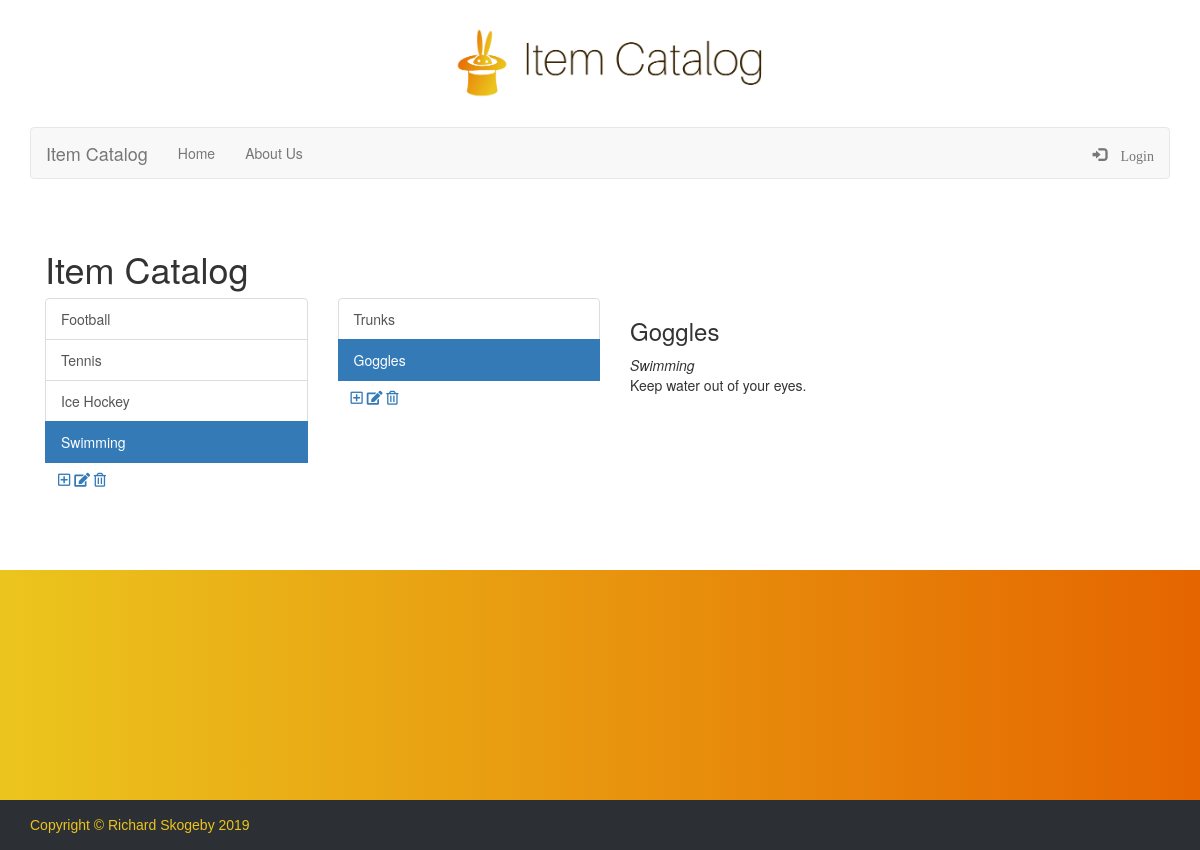
The page /category/4/item/4/ on the database its author committed.
### item_catalog/models.py (models this page shows, shortened)
class Category(Base):
    __tablename__ = 'category'
    name = Column(String(80), nullable=False)
    id = Column(Integer, primary_key=True)
    user_id = Column(
        Integer, ForeignKey('user.id')
    )
    user = relationship(User)

class Item(Base):
    __tablename__ = 'item'
    name = Column(String(80), nullable=False)
    description = Column(String(800), nullable=False)
    category_id = Column(Integer, ForeignKey('category.id'))
    category = relationship(Category)
    id = Column(Integer, primary_key=True)
    user_id = Column(
        Integer, ForeignKey('user.id')
    )
    user = relationship(User)

### item_catalog/views.py (the view)
@app.route('/category/<int:categoryid>/item/<int:itemid>/')
def showItem(categoryid, itemid):
    categories = session.query(Category).all()
    items = session.query(Item).filter_by(category_id=categoryid).all()
    item = session.query(Item).\
        filter_by(category_id=categoryid, id=itemid).one()
    return render_template(
        'itemdisplay.html', categories=categories,
        categoryid=categoryid,
        items=items, item=item, itemid=itemid,
        login_session=login_session
    )

### item_catalog/templates/itemdisplay.html
{% extends "categorydisplay.html" %}
{% block item_description %}
<h3>{{item.name}}</h3>
<em>{{item.category.name}}</em>
<p>{{item.description}}</p>
{% endblock %}

### item_catalog/templates/categorydisplay.html (shortened to what this page needs)
{% extends "index.html" %}
{% block snippet %}
<div class="col-lg-3">
    <div class="list-group">
        {% for item in items %}
        {% if categoryid != None and itemid != None and categoryid == item.category_id and itemid == item.id %}
        <a href="{{url_for('showItem', categoryid=item.category_id, itemid=item.id)}}" class="list-group-item active">{{item.name}}</a>
        {% else %}
        <a href="{{url_for('showItem', categoryid=item.category_id, itemid=item.id)}}" class="list-group-item">{{item.name}}</a>
        {% endif %}
        {% endfor %}
        <div class="btn">
            <a href={{url_for('newItem', categoryid=categoryid)}}>
            <i class="far fa-plus-square"></i>
            {% if categoryid != None and itemid != None %}
            <a href={{url_for('editItem', categoryid=categoryid, itemid=itemid)}}>
            <i class="fas fa-edit"></i>
            <a href={{url_for('deleteItem', categoryid=categoryid, itemid=itemid)}}>
            <i class="far fa-trash-alt"></i>
            {% endif %}
        </div>
    </div>
</div>
{% if 'item' in request.path %}
<div class="col-lg-5">
    {% block item_description %}
    {% endblock %}
</div>
{% endif %}
{% endblock %}

### item_catalog/templates/index.html (shortened to what this page needs)
{% extends "main.html" %}
{% block content %}
{% include "header.html" %}
<div class="container">
    <div class="row">
        <div class="col-lg-3">
            <h1>Item Catalog</h1>
        </div>
    </div>
    <div class="row">
        {% include "categoriesmenu.html" %}
        {% block snippet %}
        {% endblock %}
    </div>
</div>
{% endblock %}

### item_catalog/templates/main.html (shortened to what this page needs)
<!DOCTYPE html>
<html lang="en">
<head>
	<link href="http://netdna.bootstrapcdn.com/bootstrap/3.1.1/css/bootstrap.min.css" rel='stylesheet'>
	<link rel="stylesheet" href="https://use.fontawesome.com/releases/v5.7.2/css/all.css"
>
	<link href="{{ url_for('static', filename='css/styles.css') }}" rel='stylesheet' type='text/css'>
</head>
<body>
	<div class="container">
		{% block content %}
		{% endblock %}
	</div>
	<div class="footermenu">
		<div class="container">
			<div class="row">
				<div class="col-lg-3">
				</div>
			</div>
		</div>
	</div>
	<footer class="footer">
		<div class="container">
			<div class="row">
				<div class="col-lg-3">
					<p class="text-muted">Copyright &copy; Richard Skogeby 2019</p>
				</div>
			</div>
		</div>
	</footer>
</body>
</html>

### item_catalog/templates/header.html (shortened to what this page needs)
<div class="container">
    <div class="col-lg-4 col-lg-offset-4 col-md-4 col-md-offset-4 col-sm-4 col-sm-offset-4 col-xs-4 col-xs-offset-4">
        <a href="{{url_for('index')}}">
        <img src="{{url_for('static', filename='images/bunny.png')}}" style="width:100%; height:100%;">
        </a>
    </div>
</div>
<nav class="navbar navbar-default">
    <div class="container-fluid">
        <div class="navbar-header">
            <a class="navbar-brand" href="{{url_for('index')}}">Item Catalog</a>
        </div>
        <ul class="nav navbar-nav">
            {% if request.path == "/" %}
            <li class="active"><a href="{{url_for('index')}}">Home</a></li>
            {% else %}
            <li><a href="{{url_for('index')}}">Home</a></li>
            {% endif %}
            {% if request.path == "/about-us/" %}
            <li class="active"><a href="{{url_for('aboutus')}}">About Us</a></li>
            {% else %}
            <li><a href="{{url_for('aboutus')}}">About Us</a></li>
            {% endif %}
        </ul>
        <ul class="nav navbar-nav navbar-right">
            {% if 'username' in login_session %}
            <li><a href="{{url_for('logout')}}" class="glyphicon glyphicon-log-out"> Logout</a></li>
            {% else %}
            {% if request.path == "/login/" %}
            <li class="active"><a href="{{url_for('login')}}" class="glyphicon glyphicon-log-in"> Login</a></li>
            {% else %}
            <li><a href="{{url_for('login')}}" class="glyphicon glyphicon-log-in"> Login</a></li>
            {% endif %}
            {% endif %}
        </ul>
    </div>
</nav>
<div class='col-lg-12 text-center'>
    <br />
</div>

### item_catalog/templates/categoriesmenu.html (shortened to what this page needs)
<div class="col-lg-3">
    <div class="list-group">
        {% for category in categories %}
        {% if categoryid != None and categoryid == category.id %}
        <a href="{{url_for('showCategory', categoryid=category.id)}}" class="list-group-item active">{{category.name}}</a>
        {% else %}
        <a href="{{url_for('showCategory', categoryid=category.id)}}" class="list-group-item">{{category.name}}</a>
        {% endif %}
        {% endfor %}
        <div class="btn">
            <a href={{url_for('newCategory')}}>
                <i class="far fa-plus-square"></i>
            {% if categoryid != None %}
            <a href={{url_for('editCategory', categoryid=categoryid)}}>
                <i class="fas fa-edit"></i>
            <a href={{url_for('deleteCategory', categoryid=categoryid)}}>
                <i class="far fa-trash-alt"></i>
            {% endif %}
        </div>
    </div>
</div>

### item_catalog/static/css/styles.css (style rules this page uses)
html { position: relative; min-height: 100%; }
body>.container { margin-bottom: 330px; }
.footermenu { position: absolute; bottom: 50px; width: 100%; height: 230px; background-image: linear-gradient(to right, #EBC51D, #E56500); }
.footer { position: absolute; bottom: 0; width: 100%; height: 50px; background-color: #2c2f33; }
.container .text-muted { margin: 15px 0; color: #EBC51D; font-family: Arial, Helvetica, sans-serif; }
.form-control, .btn { min-height: 38px; border-radius: 2px; }

### rows shown on the page
Category: name "Football"
Category: name "Tennis"
Category: name "Ice Hockey"
Category: name "Swimming", category.name "Swimming"
Item: name "Trunks"
Item: name "Goggles", description "Keep water out of your eyes."
